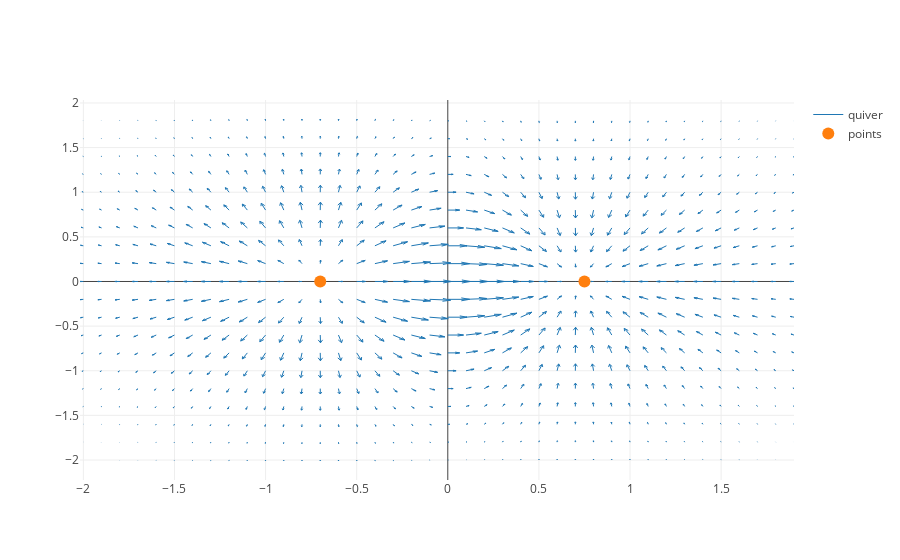

The cell this chart's notebook holds for it:
### Code cell
from plotly.graph_objs import Scatter
import plotly.figure_factory as ff

# Create quiver figure
fig = ff.create_quiver(x, y, u, v,
                       scale=.25,
                       arrow_scale=.4,
                       name='quiver',
                       line=dict(width=1))

# Create points
points = Scatter(x=[-.7, .75], y=[0,0],
                    mode='markers',
                    marker=dict(size=12),
                    name='points')

# Add points to figure
fig['data'].append(points)

py.iplot(fig, show_link=False)

### Figure 1 — Plotly figure (JSON) as saved in the notebook; plotly's stock layout.template omitted (floating-point values rounded to 4 significant figures; data arrays with more than 128 entries replaced by an {"elided": "..."} marker saying what was removed)
{"data": [{"line": {"width": 1}, "mode": "lines", "name": "quiver", "type": "scatter", "x": {"elided": "5600 float values"}, "y": {"elided": "5600 float values"}}, {"marker": {"size": 12}, "mode": "markers", "name": "points", "type": "scatter", "x": [-0.7, 0.75], "y": [0, 0]}], "layout": {"hovermode": "closest"}}
